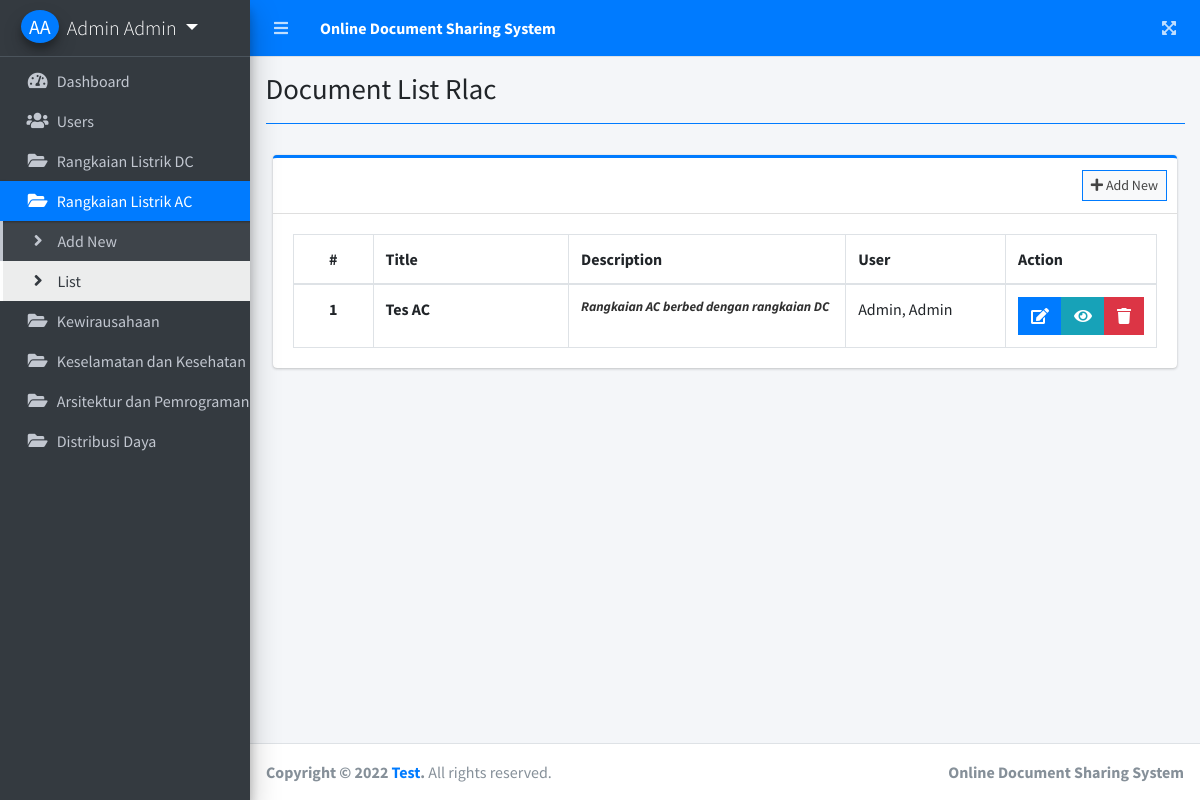
The page /index.php?page=document_list_rlac (signed in) on the database as committed earlier.
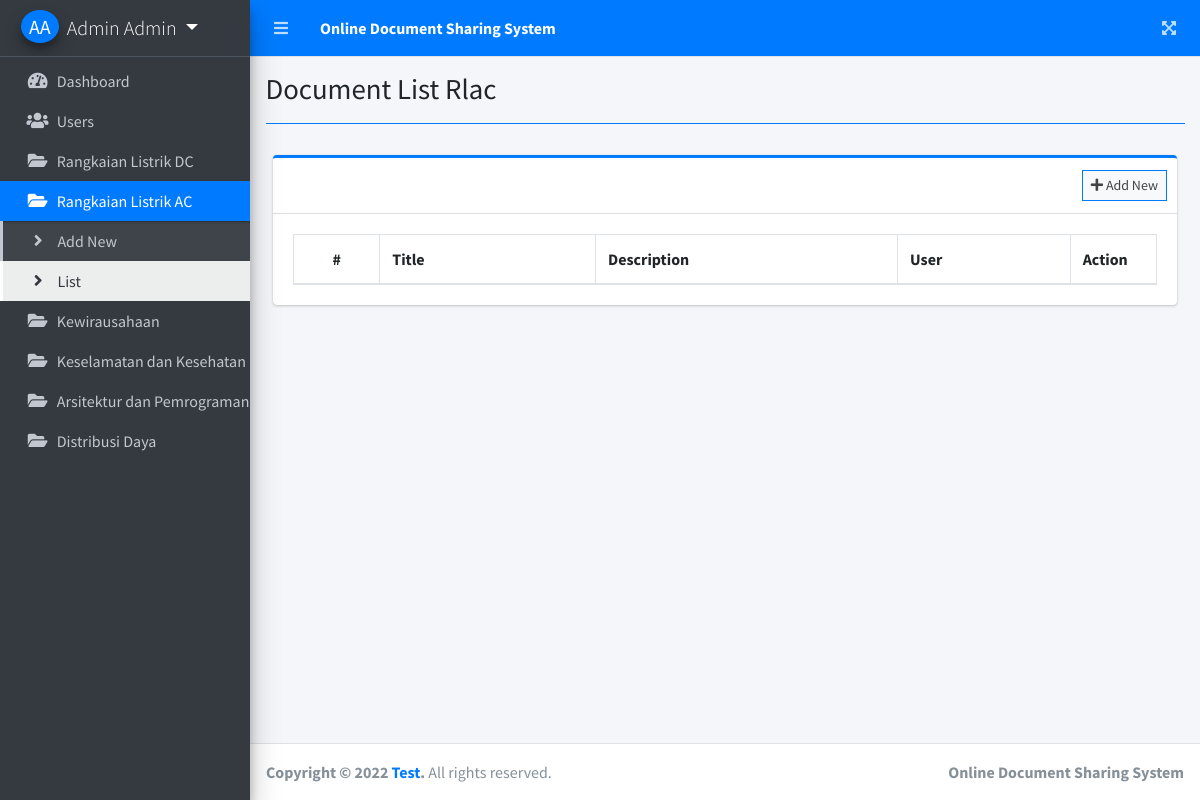
The same page on the database as committed later.
### tables this page shows
CREATE TABLE `rlac` (
  `id` int(11) NOT NULL,
  `title` varchar(200) NOT NULL,
  `description` text NOT NULL,
  `file_json` text NOT NULL,
  `user_id` int(30) NOT NULL,
  `date_created` datetime NOT NULL DEFAULT current_timestamp()
);

### document_list_rlac.php (the view, shortened to what this page needs)
<?php include'db_connect.php' ?>
<div class="col-lg-12">
	<div class="card card-outline card-primary">
		<div class="card-header">
			<div class="card-tools">
				<a class="btn btn-block btn-sm btn-default btn-flat border-primary" href="./index.php?page=new_document_rlac"><i class="fa fa-plus"></i> Add New</a>
			</div>
		</div>
		<div class="card-body">
			<table class="table tabe-hover table-bordered" id="list">
			     <?php if($_SESSION['login_type'] == 1 ): ?>
				<colgroup>
					<col width="10%">
					<col width="25%">
					<col width="35%">
					<col width="20%">
					<col width="10%">
				</colgroup>
			    <?php endif; ?>
				<thead>
					<tr>
						<th class="text-center">#</th>
						<th>Title</th>
						<th>Description</th>
					     <?php if($_SESSION['login_type'] == 1 ): ?>
						<th>User</th>
					    <?php endif; ?>
						<th>Action</th>
					</tr>
				</thead>
				<tbody>
					<?php
					$i = 1;
					$where = '';
					if($_SESSION['login_type'] == 1 ):
					$user = $conn->query("SELECT * FROM users where id in (SELECT user_id FROM rlac) ");
					while($row = $user->fetch_assoc()){
						$uname[$row['id']] = ucwords($row['lastname'].', '.$row['firstname'].' '.$row['middlename']);
					}
					else:
						$where = " where user_id = '{$_SESSION['login_id']}' ";
					endif;
					$qry = $conn->query("SELECT * FROM rlac $where order by unix_timestamp(date_created) desc ");
					while($row= $qry->fetch_assoc()):
						$trans = get_html_translation_table(HTML_ENTITIES,ENT_QUOTES);
						unset($trans["\""], $trans["<"], $trans[">"], $trans["<h2"]);
						$desc = strtr(html_entity_decode($row['description']),$trans);
						$desc=str_replace(array("<li>","</li>"), array("",", "), $desc);
					?>
					<tr>
						<th class="text-center"><?php echo $i++ ?></th>
						<td><b><?php echo ucwords($row['title']) ?></b></td>
						<td><b class="truncate"><?php echo strip_tags($desc) ?></b></td>
						  <?php if($_SESSION['login_type'] == 1 ): ?>
						<td><?php echo isset($uname[$row['user_id']]) ? $uname[$row['user_id']] : "Deleted User" ?></td>
					    <?php endif; ?>
						<td class="text-center">
		                    <div class="btn-group">
		                        <a href="./index.php?page=edit_document_rlac&id=<?php echo $row['id'] ?>" class="btn btn-primary btn-flat">
		                          <i class="fas fa-edit"></i>
		                        </a>
		                        <a  href="./index.php?page=view_document_rlac&id=<?php echo md5($row['id']) ?>" class="btn btn-info btn-flat">
		                          <i class="fas fa-eye"></i>
		                        </a>
		                        <button type="button" class="btn btn-danger btn-flat delete_file_rlac" data-id="<?php echo $row['id'] ?>">
		                          <i class="fas fa-trash"></i>
		                        </button>
	                      </div>
						</td>
					</tr>
				<?php endwhile; ?>
				</tbody>
			</table>
		</div>
	</div>
</div>

Rows that differ between the two databases and show on the page:
removed rlac: title "Tes AC", description "Rangkaian AC berbed dengan rangkaian DC", user "Admin, Admin"
